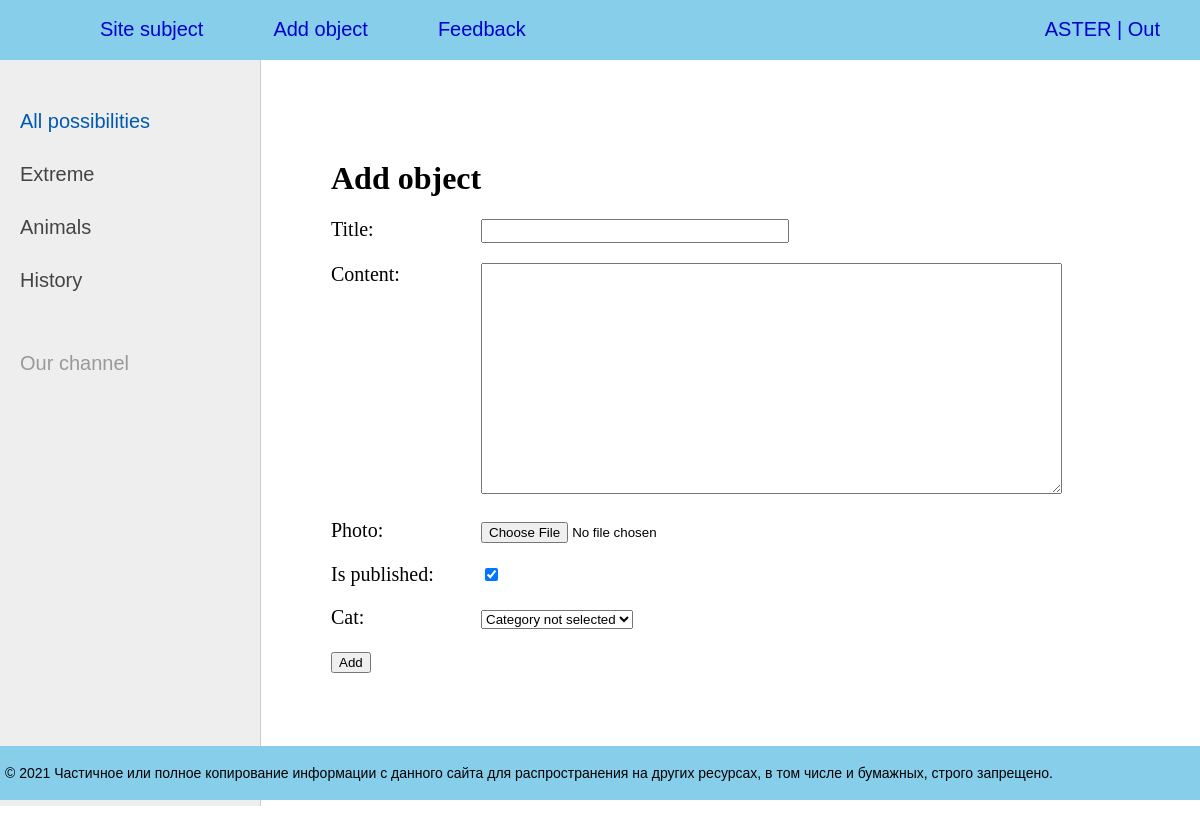
Screenshot of /addpage/ (signed in) with the database file from the repository.
### object/models.py (models this page shows)
class Category(models.Model):
    name = models.CharField(max_length=150, db_index=True, verbose_name='Приоритет')
    def __str__(self):
        return self.name
    def get_absolute_url(self):
        return reverse('category', kwargs={'cat_id': self.pk})
    class Meta:
        verbose_name = 'Целевой приоритет'
        verbose_name_plural = 'Целевые приоритеты'
        ordering = ['id']

### object/views.py (the view)
# urls.py: path('addpage/', AddPage.as_view(), name='add_page'),
class AddPage(LoginRequiredMixin, DataMixin, CreateView):
    form_class = AddPostForm
    template_name = 'object/addpage.html'
    success_url = reverse_lazy('home')
    login_url = reverse_lazy('home')
    def get_context_data(self, *, object_list=None, **kwargs):
        context = super().get_context_data(**kwargs)
        c_def = self.get_user_context(title="Add object")
        return dict(list(context.items()) + list(c_def.items()))

### object/forms.py (shortened to what this page needs)
class AddPostForm(forms.ModelForm):
    def __init__(self, *args, **kwargs):
        super().__init__(*args, **kwargs)
        self.fields['cat'].empty_label = "Category not selected"
    class Meta:
        model = Object
        fields = ['title', 'content', 'photo', 'is_published', 'cat']
        widgets = {
            'title': forms.TextInput(attrs={'class': 'form-input'}),
            'content': forms.Textarea(attrs={'cols': 70, 'rows': 15}),
        }

### object/templatetags/object_tags.py (called while the page is built)
@register.simple_tag()
def get_categories():
    return Category.objects.all()

### object/utils.py (called while the page is built)
        def get_user_context(self, **kwargs):
                context = kwargs
                cats = cache.get('cats')
                if not cats:
                        cats = Category.objects.annotate(Count('object'))
                        cache.set('cats', cats, 10)
                cats = Category.objects.all()
                context['menu'] = menu
                context['cats'] = cats
                if 'cat_selected' not in context:
                        context['cat_selected'] = 0
                return context

### object/templates/object/addpage.html (shortened to what this page needs)
{% extends 'object/base.html' %}
{% block content %}
<h1>{{title}}</h1>
<form action="{% url 'add_page' %}" method="post" enctype="multipart/form-data">
{% for f in form %}
<p><label class="form-label" for="{{ f.id_for_label }}">{{f.label}}: </label>{{ f }}</p>
{% endfor %}
    <button type="submit">Add</button>
</form>
{% endblock %}

### object/templates/object/base.html (shortened to what this page needs)
{% load static %}
{% load object_tags %}
<!DOCTYPE html>
<html>
<head>
	<link rel="stylesheet"  href="{% static 'object/css/styles.css' %}" type="text/css" />
</head>
<body>
<table class="table-page" border=0 cellpadding="0" cellspacing="0">
<tr><td valign=top>
{% block mainmenu %}
		<div class="header">
			<ul id="mainmenu" class="mainmenu">
			<li class="logo"><a href="{% url 'home' %}"><div class="logo"></div></a></li>
{% for m in menu %}
			<li><a href="{% url m.url_name %}">{{m.title}}</a></li>
{% endfor %}
			{% if request.user.is_authenticated%}
			<li class="last"> {{user.username}} | <a href="{% url 'logout' %}">Out</a></li>
			{% else %}
			<li class="last"><a href="{% url 'register' %}">Registration</a> | <a href="{% url 'login' %}">To come in</a>
			{% endif %}
			</ul>
		</div>
{% endblock mainmenu %}
<table class="table-content" border=0 cellpadding="0" cellspacing="0">
<tr>
	<td valign="top" class="left-chapters">
		{% get_categories as categories %}
	<ul id="leftchapters">
{% if cat_selected == 0 %}
		<li class="selected">All possibilities</li>
{% else %}
		<li><a href="{% url 'home' %}">All possibilities</a></li>
{% endif %}
{% for c in cats %}
         {% if c.pk == cat_selected %}
                   <li class="selected">{{c.name}}</li>
         {% else %}
                   <li><a href="{{ c.get_absolute_url }}">{{c.name}}</a></li>
         {% endif %}
{% endfor %}
		<li class="share">
		<p>Our channel</p>
		<a class="share-yt" href="https://www.youtube.com/channel/#" target="_blank" rel="nofollow"></a>
		</li>
	</ul>
</td>
<td valign="top" class="content">
	<div class="content-text">
{% block content %}
{% endblock %}
	</div>
</td></tr></table>
</td></tr>
<tr><td valign=top>
	<div id="footer">
		<p>&copy; 2021 Частичное или полное копирование информации с данного сайта для распространения на других ресурсах, в том числе и бумажных, строго запрещено.</p>
	</div>
</td></tr></table>
</body>
</html>

### object/ static/object/css/styles.css (style rules this page uses)
html, body { font-family: 'Arial'; margin: 0; padding: 0; height: 100%; width: 100%; color: #5F9EA0; }
a { color: #0059b2; text-decoration: none; }
.table-page { width: 100%; height: 100%; vertical-align: top; }
.table-page tr { height: 100%; }
.header { background: #87CEEB; height: 60px; }
.logo { background: url('../images/logo.png') no-repeat 10px 5px; width: 70px; height: 60px; }
ul.mainmenu { list-style: none; margin: 0; padding: 0; height: 60px; color: #0000CD; font-size: 20px; overflow: hidden; }
ul.mainmenu li { float: left; margin: 18px 40px 0 30px; }
ul.mainmenu li.logo { margin: 0; }
ul.mainmenu li.last { float: right; }
ul.mainmenu li a { color: #0000CD; text-decoration: none; }
.table-content { width: 100%; min-height: 100%; height: 100%; }
.left-chapters { margin: 0; background: #eee; border-right: 1px solid #ccc; min-height: 100%; }
.left-chapters ul { width: 230px; min-height: 100%; margin: 0; padding: 20px 10px 10px 20px; list-style: none; font-size: 20px; }
.left-chapters ul li { margin: 30px 0 0 0; color: #999; }
.left-chapters ul li.selected { color: #0059b2; }
.left-chapters ul li a { color: #444; text-decoration: none; }
.left-chapters ul li.share { margin: 60px 0 0 0; }
.left-chapters ul li.share p { margin: 30px 0 30px 0; }
.left-chapters ul li.share a { display: inline-block; width: 40px; height: 40px; margin: 0 20px 0 0; }
.left-chapters ul li.share a.share-yt { width: 100%; height: 30px; background: url('../images/share_yt.png') no-repeat 0 0 }
.content { padding: 40px 20px 20px 40px; width: 100%; box-sizing: border-box; }
.content-text { margin: 60px 0 0 30px; color: #000; font-size: 20px; font-family: Yandex Sans Display Light; }
.content-text h1 { font-size: 32px; }
#footer { box-sizing: border-box; background: #87CEEB; padding: 5px; color: #000000; font-size: 14px; font-family: Verdana, Geneva, Arial, Helvetica; text-align: left; overflow: hidden; }
.form-input { width: 300px; font-size: 16px; }
.form-label { display: inline-block; min-width: 150px; vertical-align: top; }

### rows the page displays
Category: name "Extreme"
Category: name "Animals"
Category: name "History"

### other values shown
{{ m.title }} "Site subject" "Add object" "Feedback"
{{ user.username }} "ASTER"
{{ title }} "Add object"
{{ f.label }} "Title" "Content" "Photo" "Is published" "Cat"
